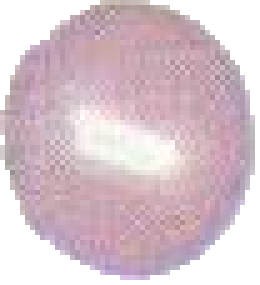
#> input picture homework4/uab curated/0/101_29-14.png, 52 x 57 px (shown 5 times larger); its folder holds only this picture in this run
$ jupyter execute --allow-errors exploratory.ipynb
#> lines starting #> are read from the running program, lines starting #| are printed output that depends on the picture
[cell 1]
import os
import glob
import numpy as np
import matplotlib.pyplot as plt
import pandas as pd
import imageio

[cell 2]
images_0 = []
for image_path in glob.glob(os.path.join(os.getcwd(), "uab curated/0/*.png")):
    images_0.append((imageio.imread(image_path), 0))
images_1 = []
for image_path in glob.glob(os.path.join(os.getcwd(), "uab curated/1/*.png")):
    images_1.append((imageio.imread(image_path), 1))

I will histogram the rgb values to see if there is a significant spike to determine if I can switch to grey scale.

[cell 3]
def get_histogram(images, scale):
    if scale == "rgb":
        colors = "rgb"
        pixel_vals = {"r":[], "g":[], "b":[]}
    else:
        colors = "k"
        pixel_vals = {"k":[]}
    for i in range(len(images)):
        for j in range(len(images[i][0])):
            for k in range(len(images[i][0][j])):
                for idx, color in enumerate(colors):
                    if color != "k":
                        pixel_vals[color].append(images[i][0][j][k][idx])
                    else:
                        pixel_vals[color].append(images[i][0][j][k])
    return pixel_vals

[cell 4]
def plot_histograms(images, scale="rgb"):
    if scale == "rgb":
        colors = "rgb"
        num_plots = 3
    else:
        colors = "k"
        num_plots = 1
    pixel_vals = get_histogram(images, scale)
    fig, ax = plt.subplots(num_plots, figsize=(18,18))
    for i, color in enumerate(colors):
        if color != "k":
            ax[i].hist(pixel_vals[color], bins="auto")
        else:
            ax.hist(pixel_vals[color], bins="auto")

[cell 5]
images_rgb = images_0 + images_1
#> images_rgb = 1 item

[cell 6]
plot_histograms(images_rgb)
#> the loop in get_histogram, `for i in range(len(images)):` made 1 pass
#> in plot_histograms, `pixel_vals = get_histogram(images, scale)`: pixel_vals = 3 items
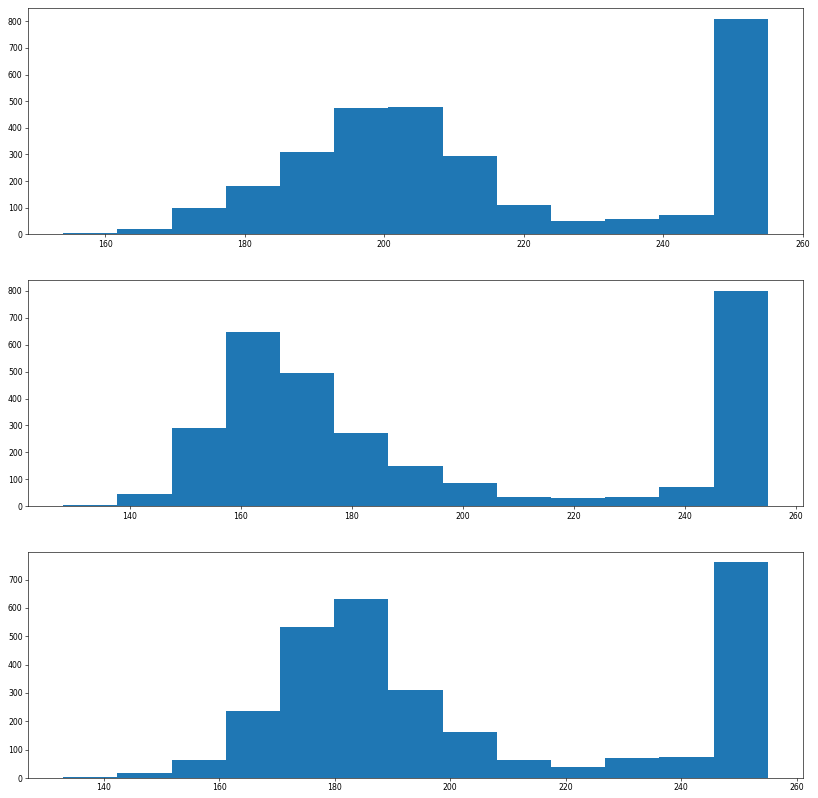
#> figure drawn by matplotlib, 3 panels; panel 1: tallest bar 809 high, from x = 247.2 to 255; panel 2: tallest bar 801 high, from x = 245.2 to 255; panel 3: tallest bar 761 high, from x = 245.6 to 255

From the histograms we can see that the image is predominantly white space with a clear distribution around one color (namely purple here). We can load in the data in grey scale intead to reduce the dimensions of each pixel from 3 to 1.

[cell 7]
from PIL import Image, ImageOps

[cell 8]
images_0 = []
for image_path in glob.glob(os.path.join(os.getcwd(), "uab curated/0/*.png"), ):
    img = np.array(Image.open(image_path).convert("L"))
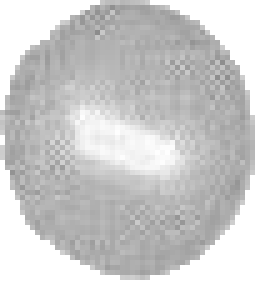
#> img: shape (57, 52) (shown 5 times larger); min 140, max 255, mean 202.8
    images_0.append((img, 0))
images_1 = []
for image_path in glob.glob(os.path.join(os.getcwd(), "uab curated/1/*.png")):
    img = np.array(Image.open(image_path).convert("L"))
    images_1.append((img, 1))

[cell 9]
images_grey = images_0 + images_1
#> images_grey = 1 item

[cell 10]
plot_histograms(images_grey, "grey")
#> the loop in get_histogram (call 2), `for i in range(len(images)):` made 1 pass
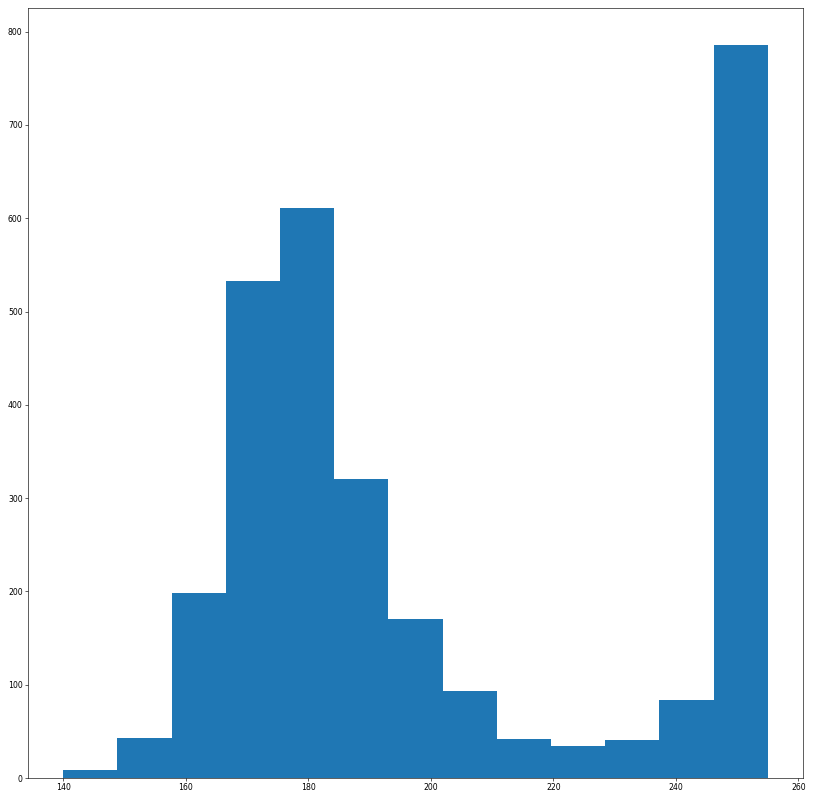
#> figure drawn by matplotlib, 1 panel; tallest bar 786 high, from x = 246.2 to 255

Greyscale should work it seems.

#> (a cell that did not finish here is left out)

[cell 12]
images_0 = []
images_0_rgb = []
for image_path in glob.glob(os.path.join(os.getcwd(), "uab curated/0/*.png")):
    img = np.array(Image.open(image_path).convert("L").resize((64,64)))
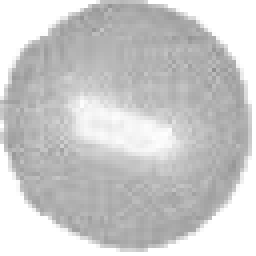
#> img: shape (64, 64) (shown 4 times larger); min 143, max 255, mean 202.6
    images_0.append((img, 0))
    img_rgb = np.array(Image.open(image_path).resize((64,64)))
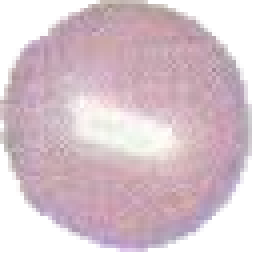
#> img_rgb: shape (64, 64, 3) (shown 4 times larger); mean R, G, B 215.7, 195.7, 204.1
    images_0_rgb.append((img_rgb, 0))
images_1 = []
images_1_rgb = []
for image_path in glob.glob(os.path.join(os.getcwd(), "uab curated/1/*.png")):
    img = np.array(Image.open(image_path).convert("L").resize((64,64)))
    images_1.append((img, 1))
    img_rgb = np.array(Image.open(image_path).resize((64,64)))
    images_1_rgb.append((img_rgb, 1))

[cell 13]
images_grey_resized  = images_0 + images_1
#> images_grey_resized = 1 item
images_rgb_resized  = images_0_rgb + images_1_rgb
#> images_rgb_resized = 1 item

[cell 14]
plot_histograms(images_grey_resized, "grey")
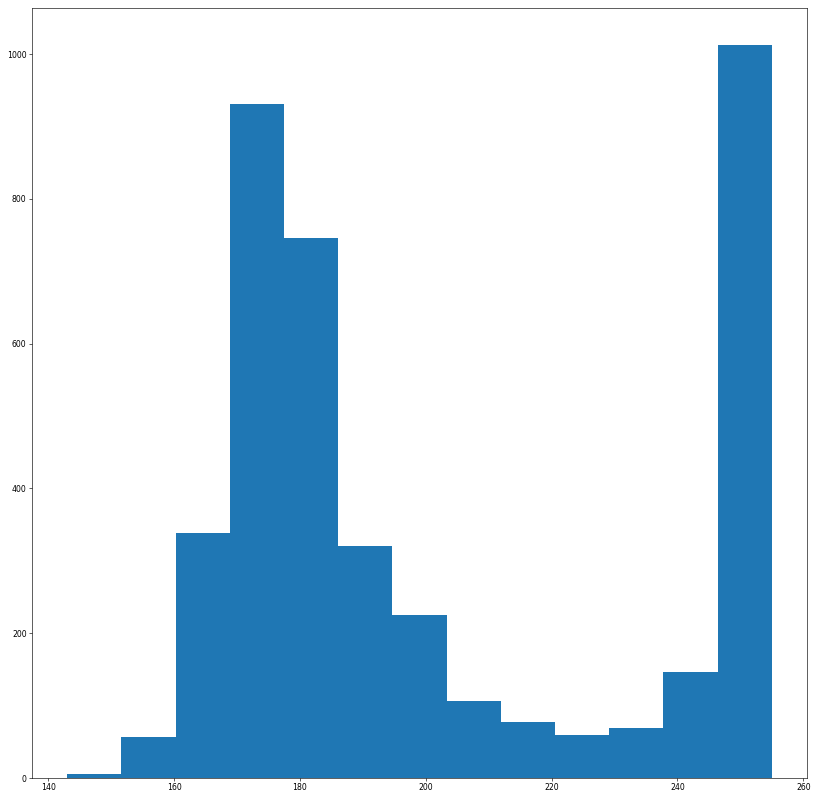
#> figure drawn by matplotlib, 1 panel; tallest bar 1013 high, from x = 246.4 to 255

#> (a cell that did not finish here is left out)

[cell 16]
from sklearn.decomposition import PCA

[cell 17]
np.shape(images_rgb_resized[0][0])
#> Out = (64, 64, 3)

[cell 18]
len(images_rgb_resized)
#> Out = 1

[cell 19]
imgs = []
classes = []
zeroes = []
ones = []
for index, img in enumerate(images_rgb_resized):
    imgs.append(img[0].flatten())
    classes.append(img[1])
    if img[1] == 0:
        zeroes.append(index)
    else:
        ones.append(index)
#> this loop made 1 pass
#> after the loop, classes = [0]; imgs = 1 item; ones = []; zeroes = [0]
imgs = np.array(imgs)
classes = np.array(classes)

[cell 20]
imgs.shape
#> Out = (1, 12288)

[cell 21]
imgs_minmax_scaled = imgs

[cell 22]
pca = PCA()
pca.fit(imgs_minmax_scaled)

[cell 23]
variance_break = 0.1
for i, evr in enumerate(pca.explained_variance_ratio_):
    if evr * 100 < variance_break:
        var_index_break = i
        print(i)
        break

#> (a cell that did not finish here is left out)

[cell 25]
from sklearn.pipeline import make_pipeline
from sklearn.preprocessing import StandardScaler
from sklearn.svm import SVC
from sklearn.ensemble import RandomForestClassifier

[cell 26]
def train_val_test_split(train, val, test, zeroes, ones, seed=42):
#> called with train = 0.7, val = 0.1, test = 0.2, seed = 42
    np.random.seed(seed)
    shuf_zeroes = np.random.shuffle(zeroes)
    shuf_ones = np.random.shuffle(ones)

    train_zeroes_stop = int(train*len(zeroes))
#> train_zeroes_stop = 0
    val_zeroes_stop = int(val*len(zeroes)) + train_zeroes_stop
#> val_zeroes_stop = 0

    train_ones_stop = int(train*len(ones))
#> train_ones_stop = 0
    val_ones_stop = int(val*len(ones)) + train_ones_stop
#> val_ones_stop = 0

    train_zeroes = zeroes[:train_zeroes_stop]
#> train_zeroes = []
    val_zeroes = zeroes[train_zeroes_stop:val_zeroes_stop]
#> val_zeroes = []
    test_zeroes = zeroes[val_zeroes_stop:]
#> test_zeroes = [0]

    train_ones = ones[:train_ones_stop]
#> train_ones = []
    val_ones = ones[train_ones_stop:val_ones_stop]
#> val_ones = []
    test_ones = ones[val_ones_stop:]
#> test_ones = []

    train_indices = train_zeroes + train_ones
#> train_indices = []
    val_indices = val_zeroes + val_ones
#> val_indices = []
    test_indices = test_zeroes + test_ones
#> test_indices = [0]

    return train_indices, val_indices, test_indices

[cell 27]
train_idx, val_idx, test_idx = train_val_test_split(0.7, 0.1, 0.2, zeroes, ones)
#> train_idx = []; val_idx = []; test_idx = [0]

$ run again, on homework4/uab curated/0/11_116-20.png
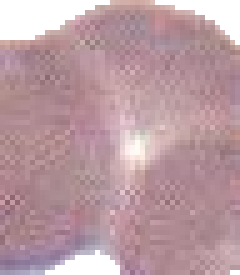
#> input picture homework4/uab curated/0/11_116-20.png, 48 x 55 px (shown 5 times larger)
#> images_rgb = 1 item
#> the loop in get_histogram, `for i in range(len(images)):` made 1 pass
#> pixel_vals = 3 items
#> images_grey = 1 item
#> the loop in get_histogram (call 2), `for i in range(len(images)):` made 1 pass
#> `img_rgb = np.array(Image.open(image_path).resize((64,64)))`:
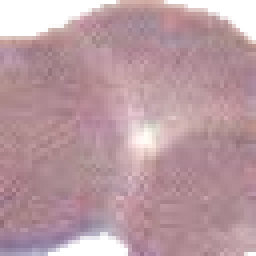
#> img_rgb: shape (64, 64, 3) (shown 4 times larger); mean R, G, B 185.9, 154.6, 161.9
#> `[cell 14] plot_histograms(images_grey_resized, "grey")`:
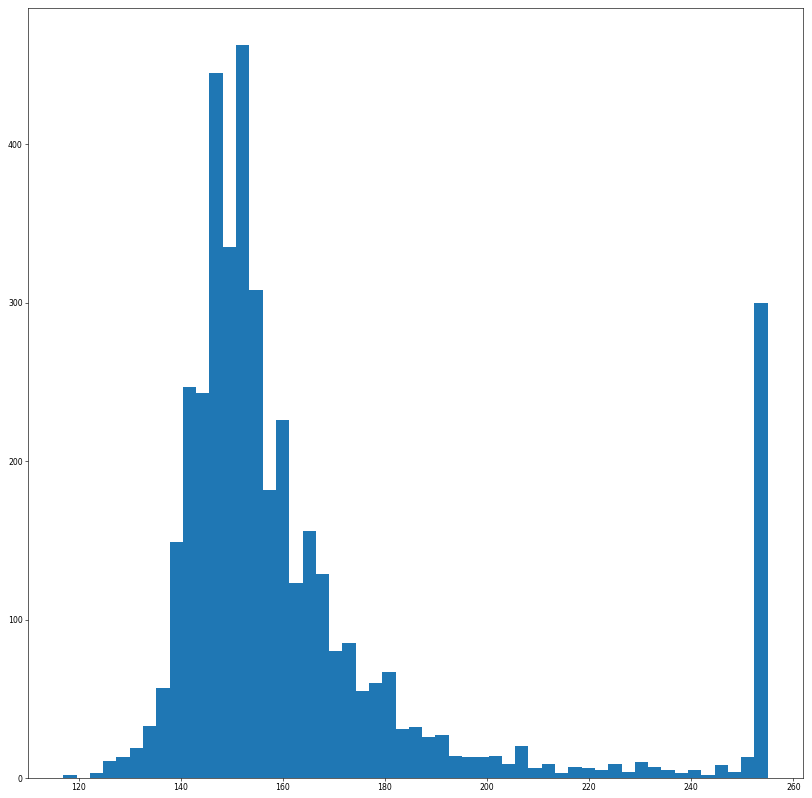
#> figure drawn by matplotlib, 1 panel; tallest bar 463 high, from x = 150.8 to 153.5
#> `len(images_rgb_resized)`: Out = 1
#> the loop `for index, img in enumerate(images_rgb_resized):` made 1 pass
#> after the loop `for index, img in enumerate(images_rgb_resized):`: classes = [0]; imgs = 1 item; ones = []; zeroes = [0]
#> train_zeroes_stop = 0
#> train_zeroes = []
#> test_zeroes = [0]
#> train_ones = []
#> test_indices = [0]
#> train_idx = []; test_idx = [0]

$ run again, on homework4/uab curated/0/11_161-5.png
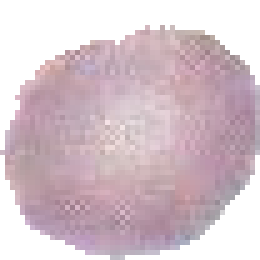
#> input picture homework4/uab curated/0/11_161-5.png, 52 x 52 px (shown 5 times larger)
#> images_rgb = 1 item
#> the loop in get_histogram, `for i in range(len(images)):` made 1 pass
#> pixel_vals = 3 items
#> images_grey = 1 item
#> the loop in get_histogram (call 2), `for i in range(len(images)):` made 1 pass
#> `img_rgb = np.array(Image.open(image_path).resize((64,64)))`:
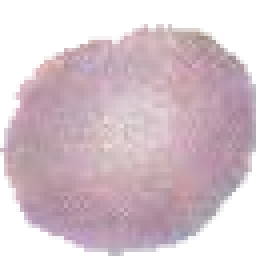
#> img_rgb: shape (64, 64, 3) (shown 4 times larger); mean R, G, B 212.5, 193.8, 201.8
#> `[cell 14] plot_histograms(images_grey_resized, "grey")`:
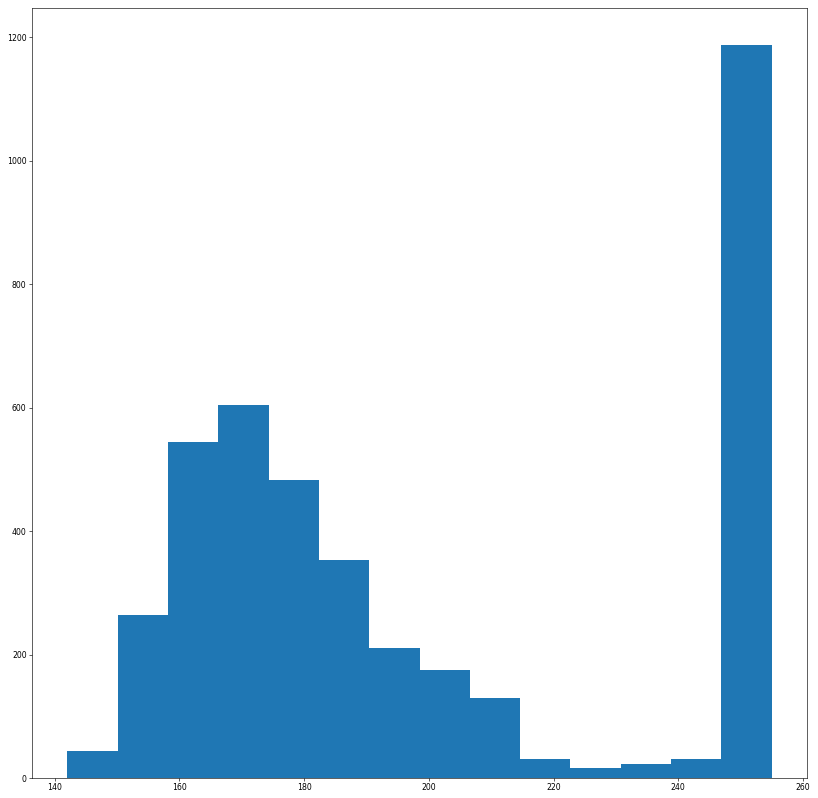
#> figure drawn by matplotlib, 1 panel; tallest bar 1188 high, from x = 246.9 to 255
#> `len(images_rgb_resized)`: Out = 1
#> the loop `for index, img in enumerate(images_rgb_resized):` made 1 pass
#> after the loop `for index, img in enumerate(images_rgb_resized):`: classes = [0]; imgs = 1 item; ones = []; zeroes = [0]
#> train_zeroes_stop = 0
#> train_zeroes = []
#> test_zeroes = [0]
#> train_ones = []
#> test_indices = [0]
#> train_idx = []; test_idx = [0]

$ run again, on homework4/uab curated/0/125_123-13.png
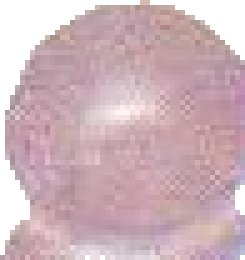
#> input picture homework4/uab curated/0/125_123-13.png, 49 x 52 px (shown 5 times larger)
#> images_rgb = 1 item
#> the loop in get_histogram, `for i in range(len(images)):` made 1 pass
#> pixel_vals = 3 items
#> images_grey = 1 item
#> the loop in get_histogram (call 2), `for i in range(len(images)):` made 1 pass
#> `img_rgb = np.array(Image.open(image_path).resize((64,64)))`:
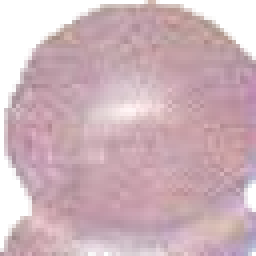
#> img_rgb: shape (64, 64, 3) (shown 4 times larger); mean R, G, B 206.2, 179.1, 186.7
#> `[cell 14] plot_histograms(images_grey_resized, "grey")`:
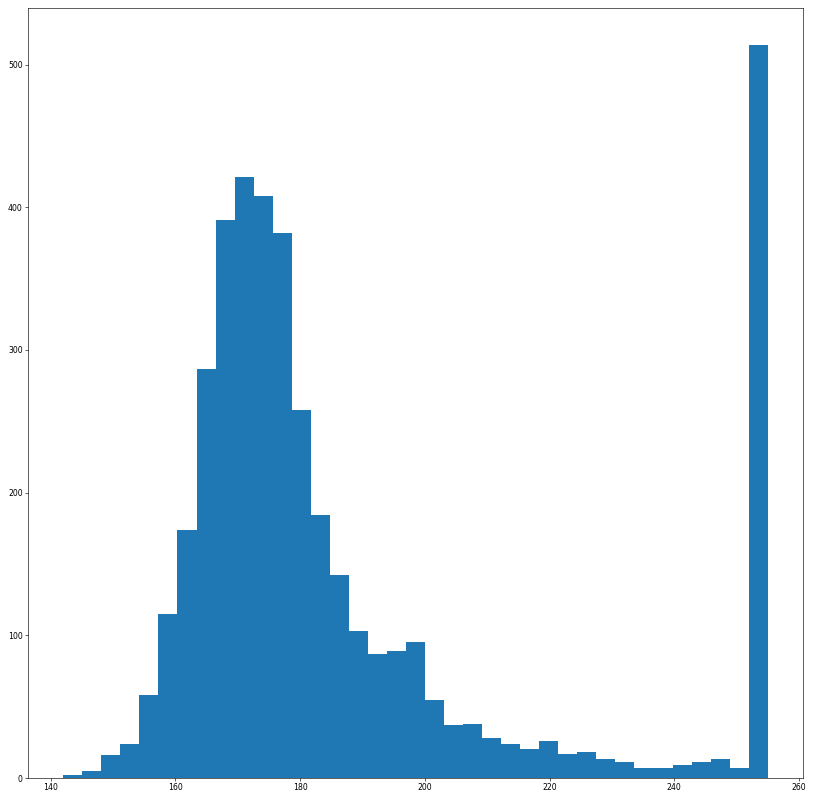
#> figure drawn by matplotlib, 1 panel; tallest bar 514 high, from x = 251.9 to 255
#> `len(images_rgb_resized)`: Out = 1
#> the loop `for index, img in enumerate(images_rgb_resized):` made 1 pass
#> after the loop `for index, img in enumerate(images_rgb_resized):`: classes = [0]; imgs = 1 item; ones = []; zeroes = [0]
#> train_zeroes_stop = 0
#> train_zeroes = []
#> test_zeroes = [0]
#> train_ones = []
#> test_indices = [0]
#> train_idx = []; test_idx = [0]
